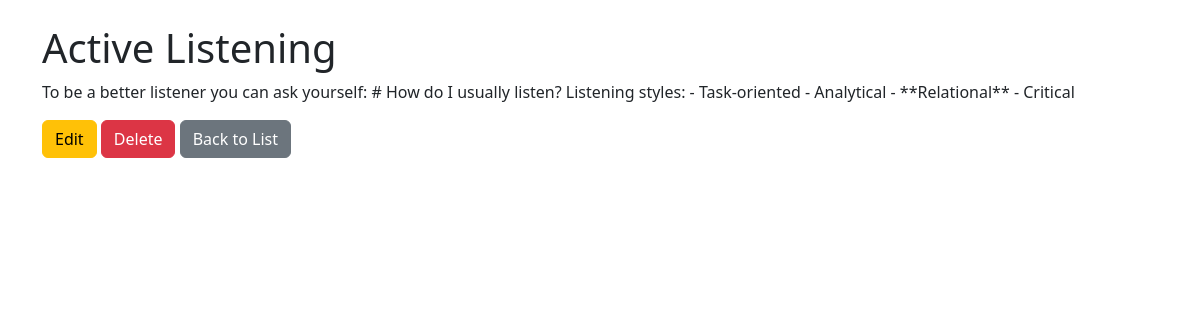
Page /note/6/ on the committed database.
### notes/models.py (models this page shows, shortened)
class Note(models.Model):
    title = models.CharField(max_length=200)
    content = models.TextField()
    created_at = models.DateTimeField(auto_now_add=True)

### notes/views.py (the view)
# urls.py: path('note/<int:pk>/', NoteDetailView.as_view(), name='detail'),
class NoteDetailView(DetailView):
    model = Note
    template_name = 'detail.html'
    context_object_name = 'note'

### notes/templates/detail.html
{% extends "base.html" %}
{% block content %}
<h1>{{ note.title }}</h1>
<p>{{ note.content }}</p>
<a href="{% url 'notes:update' note.pk %}" class="btn btn-warning">Edit</a>
<a href="{% url 'notes:delete' note.pk %}" class="btn btn-danger">Delete</a>
<a href="{% url 'notes:index' %}" class="btn btn-secondary">Back to List</a>
{% endblock %}

### rows in the picture
Note: title "Active Listening", content "To be a better listener you can ask yourself: # How do I usually listen? Listening styles: - Task-oriented - Analytical - **Relational** - Critical"
